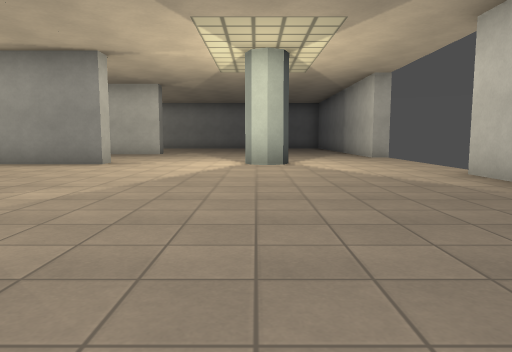
view 1 (above)

23 first-person views from a walk through a level from a Godot 3-D game. The camera is 1.2 m above the floor, tilts 6° down and sees 70° across. The floor is counted in squares, 2 m on a side. Each view is taken from the middle of a square. On the plan, view 1 faces up. The plan holds only what a view shows up to about 10 squares ahead; the rest is blank. Flat picture figures and markers are left out. Some surface patterns are stand-ins.

view 2
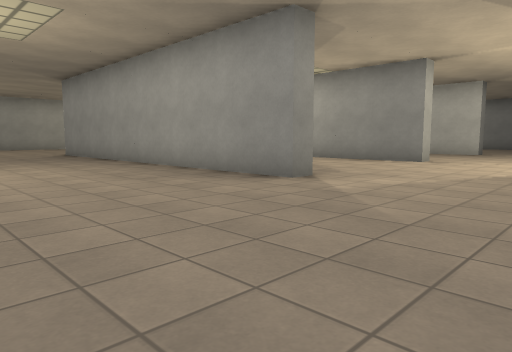

view 3
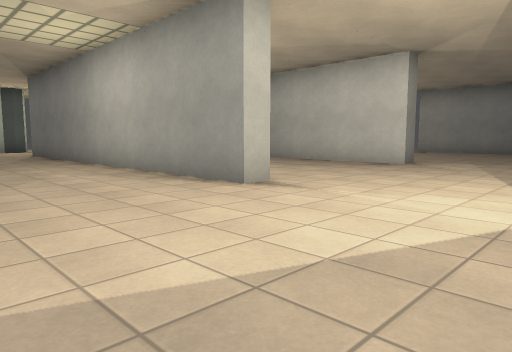

view 4
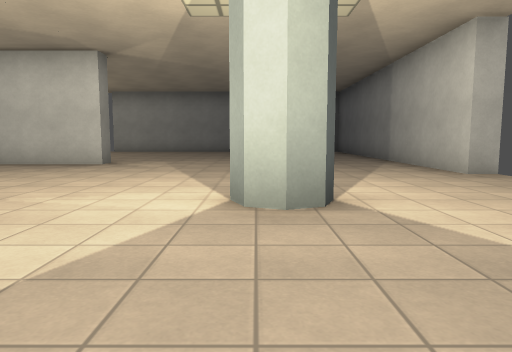

view 5
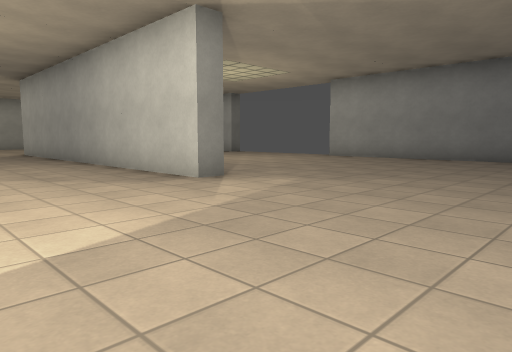

view 6
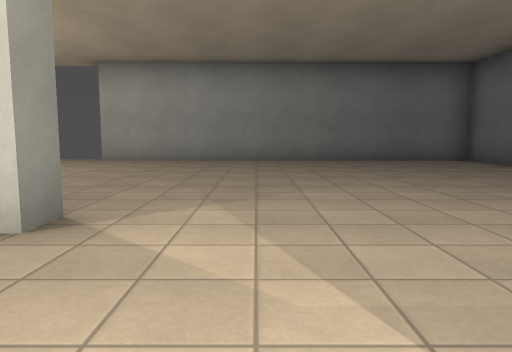

view 7
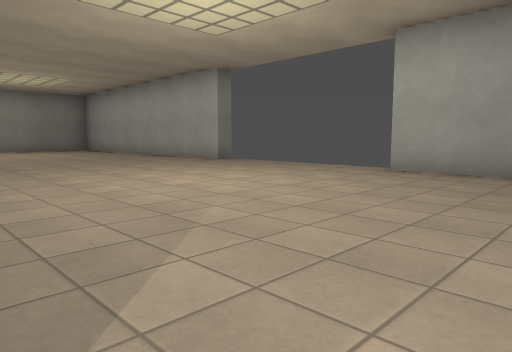

view 8
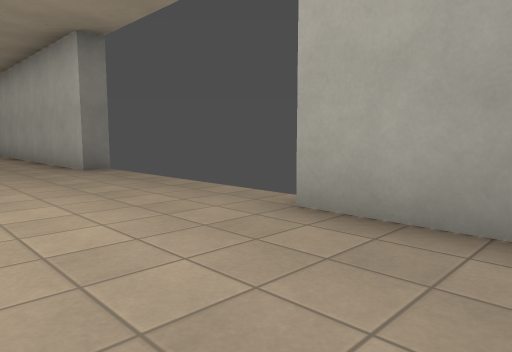

view 9
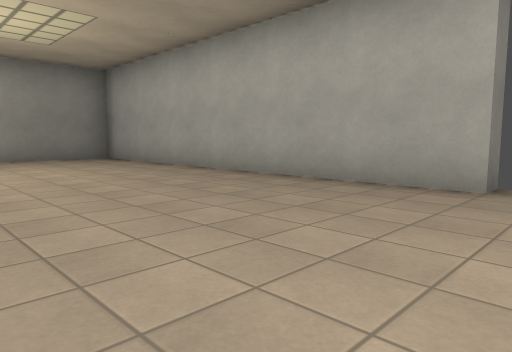

view 10
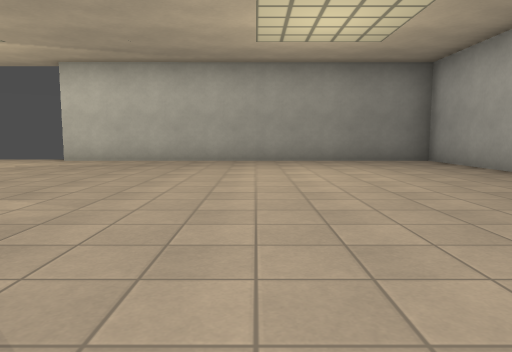

view 11
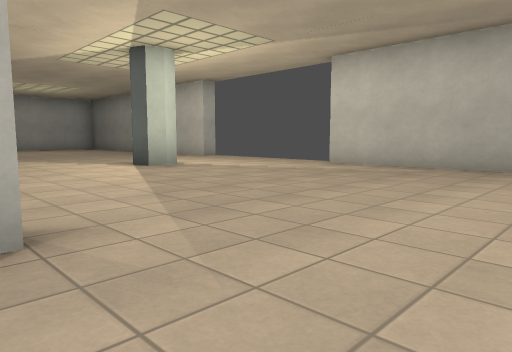

view 12
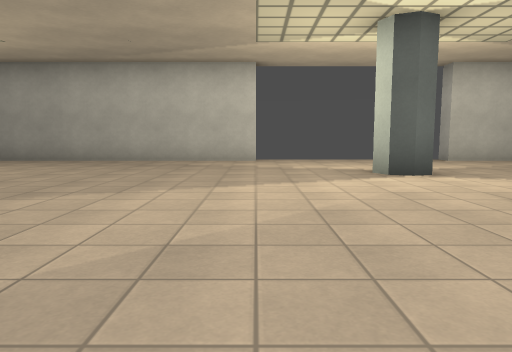

view 13
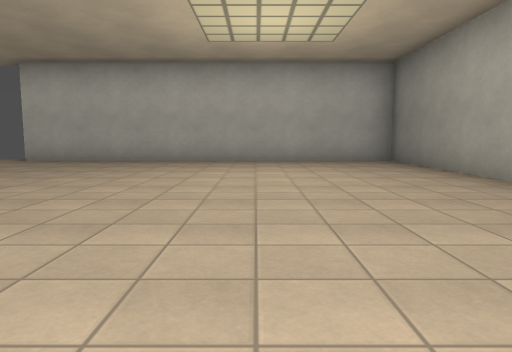

view 14
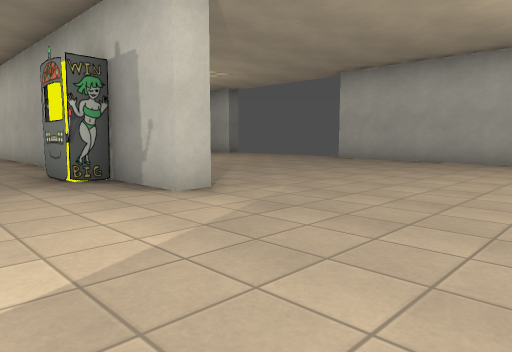

view 15
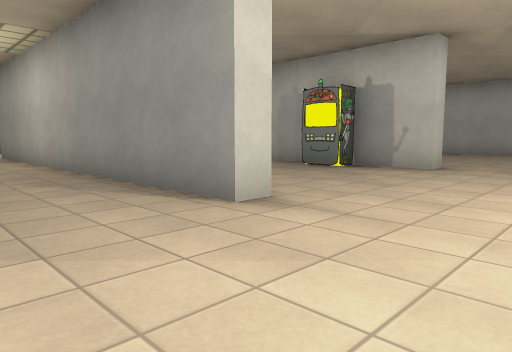

view 16
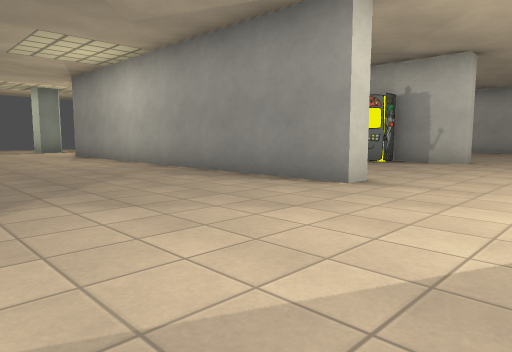

view 17
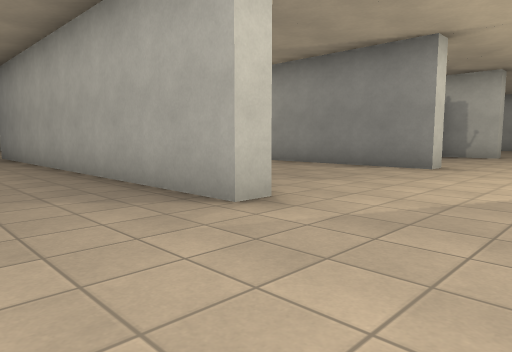

view 18
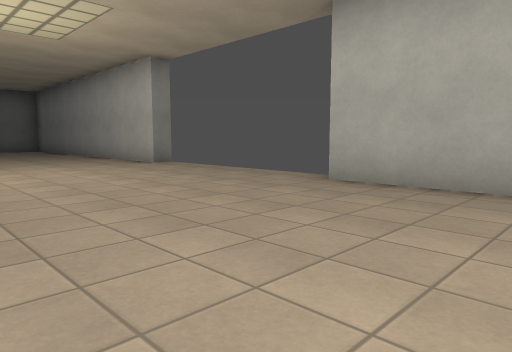

view 19
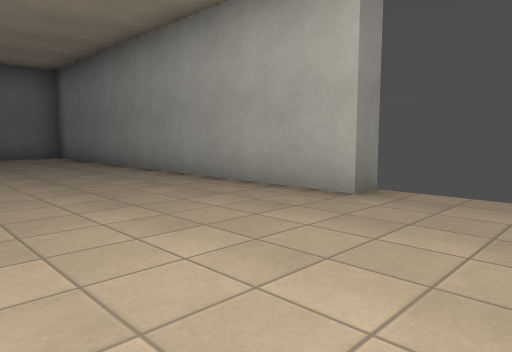

view 20
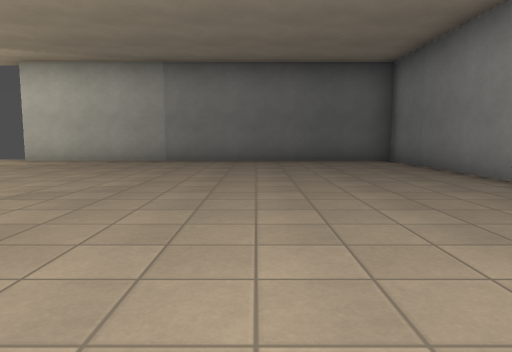

view 21
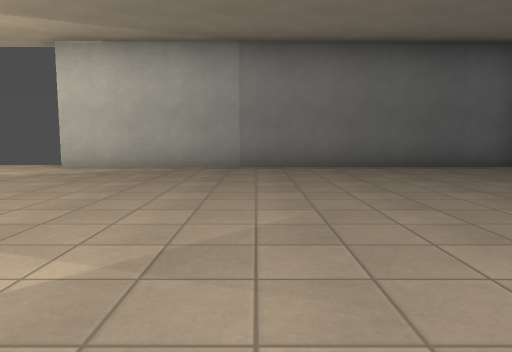

view 22
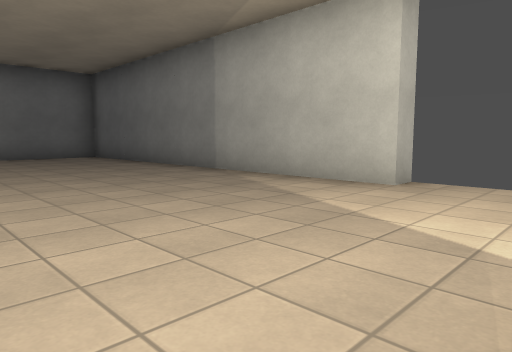

view 23
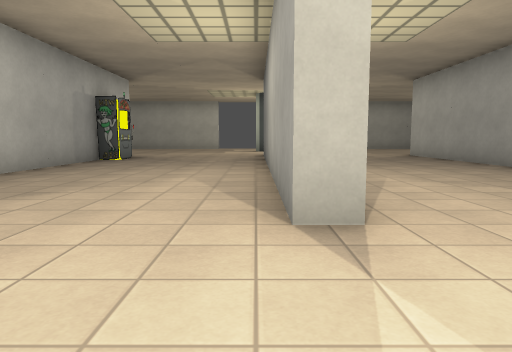

### Floor plan
Points are (right, up) in squares from view 1. A wall is a line through its corners. A room is listed if a view was taken in it or the views show most of it. See-through windows are left out.
Room 1 (views 1, 2, 3, 4, 5, 6, 7, 8, 9, 10, 11, 12, 13, 14, 15, 16, 17, 18, 19, 20, 21, 22, 23)
walls: (-13.5, 8.1) (-13.5, 8.7) (-4, 8.7); (-10.4, 3.7) (-5, 3.7); (-3.5, 8.9) (-3.5, 8.3) (-11.1, 8.3); (-13.5, 13.2) (-13.5, 13.7) (-4, 13.7); (-3.5, 13.8) (-3.5, 13.3) (-11.1, 13.3); (-13.5, 3.1) (-13.5, 3.7) (-11.8, 3.7); (-3.5, 3.9) (-3.5, 3.3) (-10, 3.3); (-11, 20.5) (-20.5, 20.5) (-20.5, 11); (-20.5, 6.1) (-20.5, -3.5) (-11, -3.5); (3.5, 11) (3.5, 20.5) (-6, 20.5); (-6, -3.5) (3.5, -3.5) (3.5, 6)
ways out: gap at (-21, 6); gap at (-21, 11); gap at (-11, -4); gap at (-11, 21); gap at (-6, -4); gap at (-6, 21); gap at (4, 6); gap at (4, 11)
objects: pillar (-17, 8) to (-17, 9); machine (-11, 4); pillar (0, 8) to (0, 9)

Positions as (right, up) in squares from view 1, and headings:
1: (0, 0), facing up
2: (0, -1), facing up-left
3: (0, 5), facing up-left
4: (0, 5), facing up
5: (1, 10), facing up-left
6: (-2, 11), facing up
7: (-3, 14), facing up-left
8: (-4, 18), facing up-left
9: (-10, 16), facing up-left
10: (-11, 16), facing left
11: (-13, 16), facing down-left
12: (-11, 6), facing left
13: (-17, 6), facing down
14: (-17, 6), facing down-right
15: (-16, 11), facing down-right
16: (-16, 13), facing down-right
17: (-16, 16), facing down-right
18: (-14, 1), facing down-right
19: (-8, 0), facing down-right
20: (-6, 0), facing right
21: (-4, 2), facing right
22: (-1, 9), facing up-right
23: (-1, 8), facing left
